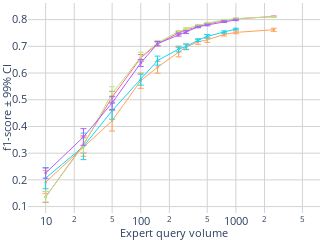

The notebook cell this image was saved under:
### Code cell
import plotly.graph_objects as go
from plotly.subplots import make_subplots
import numpy as np

import plotly.graph_objects as go
import plotly.express as px

dataset = 'FASHION'

approaches = {
    #'EEneuralcbpside_v5': {'color': [255, 255, 0], 'label': 'EEneuralcbpside_v5'},  # Red
    'IneurAL (official)': {'color': [255, 161, 90], 'label':'IneurAL6'},                    # Yellow
    'IneurAL (tuned)': {'color': [25, 211, 243], 'label':'IneurAL3'},                    # Cyan
    'Neuronal (official)': {'color': [255, 102, 146], 'label':'neuronal6'},                  # Magenta
    'Neuronal (tuned)': {'color': [182, 232, 128], 'label':'neuronal3'} ,                  # Orange
    'Neural-CBP': {'color': [171, 99, 250], 'label': 'EEneuralcbpside_v6'},  # Red
    # 'margin': {'color': [160, 160, 160], 'label':'margin'},
    # 'cesa': {'color': [0, 0, 255], 'label':'cesa'},
}

thresholds = ['f1_10', 'f1_25', 'f1_50', 'f1_100', 'f1_150',
              'f1_250', 'f1_300', 'f1_400', 'f1_500', 'f1_750', 
              'f1_1000', 'f1_2500', 'f1_5000', ] #'f1_7500',


# Create a subplot with 1 row and 2 columns
fig = make_subplots(rows=1, cols=1, ) #subplot_titles=("f1-score", "# of labelled observations")

# Add your traces for the first figure to the first subplot
for approach in approaches.keys():
    # ... [your existing code for calculating mean_values, std_values, and color] ...
    mean_values = [] 
    std_values = []
    r,g,b = approaches[approach]['color']
    
    for threshold in thresholds:
        mean_value = df_mean[(df_mean['Dataset'] == dataset) & (df_mean['Approach'] == approach)][threshold].values[0]
        mean_values.append(mean_value)

        std_value = df_std[(df_std['Dataset'] == dataset) & (df_std['Approach'] == approach)][threshold].values[0]
        # std_values.append(std_value)
        std_values.append( 2.575 * std_value / np.sqrt(n_folds)  )

    fig.add_trace(go.Scatter(
        x=[10, 25, 50, 100, 150, 250, 300, 400, 500, 750, 1000, 2500, 5000, 7500, 9000], 
        y=mean_values,
        error_y=dict(type='data', array=std_values, visible=True, thickness=1, width=3),
        line=dict(dash='solid', width=1, color='rgba({},{},{},1)'.format(r,g,b)),
        marker=dict(size=2.5),
        name=approach), 
        row=1, col=1)

# Add your traces for the second figure to the second subplot
# for approach in approaches.keys():
#     # ... [your existing code for calculating explo_value, upper, and color] ...
#     r,g,b = approaches[approach]['color']
#     explo_value = explo_final['MLP'][dataset][approach]
#     upper = explo_value + explo2_final['MLP'][dataset][approach]
#     xcoords = np.arange(0,horizon,1).tolist()

#     fig.add_trace(go.Scatter(
#         x=xcoords+xcoords[::-1], 
#         y=upper.tolist()+explo_value.tolist()[::-1],  
#         fill='toself',
#         fillcolor='rgba({},{},{},0.2)'.format(r,g,b),
#         line=dict(color='rgba({},{},{},1)'.format(r,g,b), width=0),
#         hoverinfo="skip"),
#         row=1, col=2)
    
#     fig.add_trace(go.Scatter(
#         x=xcoords, 
#         y=explo_value,
#         line=dict(dash='solid', width=2, color='rgba({},{},{},1)'.format(r,g,b)),
#         name=approach), 
#         row=1, col=2)

# Update layout and axes for the combined figure
siz = 12.5
fig.update_layout(
    width=220,  # Adjusted for two subplots
    height=180,
    plot_bgcolor='white',
    paper_bgcolor='white',
    margin=dict(l=0, r=0, t=3, b=0),
    showlegend=False
)

# Update xaxis and yaxis properties for each subplot
fig.update_xaxes(title_text="Expert query volume", row=1, col=1, gridcolor='lightgrey', tickmode='array', type="log", title_standoff=5, title_font=dict(size=siz-2), tickfont=dict(size=siz-2))
fig.update_yaxes(title_text="f1-score ± 99% CI", row=1, col=1,  gridcolor='lightgrey', title_standoff=5, 
                 title_font=dict(size=siz-2), tickfont=dict(size=siz-2), tickvals=[0, 0.1, 0.2, 0.3, 0.4, 0.5, 0.6, 0.7, 0.8, 0.9, 1])

# fig.update_xaxes(title_text="Round", row=1, col=2, gridcolor='lightgrey', tickmode='array', title_standoff=5, title_font=dict(size=siz-2), tickfont=dict(size=siz-2))
# fig.update_yaxes(title_text="# of labels ± 99% CI", row=1, col=2,range=[0,4.5], gridcolor='lightgrey',type="log", title_standoff=0, title_font=dict(size=siz-2), tickfont=dict(size=siz-2))

fig.show()
#range=[0,1.05],

# Save the combined figure as a PDF
# fig.write_image("./figures/combined_{}_{}_{}.pdf".format(case, model, dataset))
# fig.write_image("./figures/tst.pdf".format(case, model, dataset))
# fig.write_image("./figures/f1_{}_{}_{}.pdf".format(case, model, dataset))

### Figure 1 — Plotly figure (JSON) as saved in the notebook; plotly's stock layout.template omitted (floating-point values rounded to 4 significant figures)
{"data": [{"error_y": {"array": [0.04302, 0.03562, 0.03846, 0.02865, 0.02221, 0.01773, 0.01006, 0.009259, 0.009702, 0.005797, 0.005262, 0.005813, null], "thickness": 1, "type": "data", "visible": true, "width": 3}, "line": {"color": "rgba(255,161,90,1)", "dash": "solid", "width": 1}, "marker": {"size": 2.5}, "name": "IneurAL (official)", "type": "scatter", "x": [10, 25, 50, 100, 150, 250, 300, 400, 500, 750, 1000, 2500, 5000, 7500, 9000], "xaxis": "x", "y": [0.1914, 0.3241, 0.4212, 0.5714, 0.6217, 0.678, 0.6973, 0.717, 0.7245, 0.7445, 0.7522, 0.762, null], "yaxis": "y"}, {"error_y": {"array": [0.03957, 0.04951, 0.03176, 0.02049, 0.01696, 0.01047, 0.01019, 0.005066, 0.006835, 0.004157, 0.00313, null, null], "thickness": 1, "type": "data", "visible": true, "width": 3}, "line": {"color": "rgba(25,211,243,1)", "dash": "solid", "width": 1}, "marker": {"size": 2.5}, "name": "IneurAL (tuned)", "type": "scatter", "x": [10, 25, 50, 100, 150, 250, 300, 400, 500, 750, 1000, 2500, 5000, 7500, 9000], "xaxis": "x", "y": [0.2064, 0.3254, 0.459, 0.5753, 0.6465, 0.69, 0.6991, 0.723, 0.7373, 0.7537, 0.7648, null, null], "yaxis": "y"}, {"error_y": {"array": [0.02044, 0.0321, 0.02218, 0.01238, 0.007129, 0.004303, 0.003532, 0.002901, 0.003424, 0.002995, 0.002635, 0.001865, null], "thickness": 1, "type": "data", "visible": true, "width": 3}, "line": {"color": "rgba(255,102,146,1)", "dash": "solid", "width": 1}, "marker": {"size": 2.5}, "name": "Neuronal (official)", "type": "scatter", "x": [10, 25, 50, 100, 150, 250, 300, 400, 500, 750, 1000, 2500, 5000, 7500, 9000], "xaxis": "x", "y": [0.1357, 0.3328, 0.5094, 0.6567, 0.709, 0.7506, 0.761, 0.7741, 0.7836, 0.7967, 0.8027, 0.8117, null], "yaxis": "y"}, {"error_y": {"array": [0.01964, 0.02729, 0.0249, 0.0181, 0.00894, 0.003244, 0.003595, 0.003458, 0.002472, 0.001931, 0.00226, 0.001314, null], "thickness": 1, "type": "data", "visible": true, "width": 3}, "line": {"color": "rgba(182,232,128,1)", "dash": "solid", "width": 1}, "marker": {"size": 2.5}, "name": "Neuronal (tuned)", "type": "scatter", "x": [10, 25, 50, 100, 150, 250, 300, 400, 500, 750, 1000, 2500, 5000, 7500, 9000], "xaxis": "x", "y": [0.1367, 0.3291, 0.5238, 0.6597, 0.7132, 0.7559, 0.766, 0.7785, 0.7869, 0.7987, 0.8036, 0.8111, null], "yaxis": "y"}, {"error_y": {"array": [0.01918, 0.03119, 0.02459, 0.01332, 0.008068, 0.005933, 0.005216, 0.003021, 0.003241, 0.003183, 0.002522, null, null], "thickness": 1, "type": "data", "visible": true, "width": 3}, "line": {"color": "rgba(171,99,250,1)", "dash": "solid", "width": 1}, "marker": {"size": 2.5}, "name": "Neural-CBP", "type": "scatter", "x": [10, 25, 50, 100, 150, 250, 300, 400, 500, 750, 1000, 2500, 5000, 7500, 9000], "xaxis": "x", "y": [0.2254, 0.3606, 0.4883, 0.6376, 0.71, 0.7441, 0.7534, 0.7726, 0.7801, 0.7924, 0.7989, null, null], "yaxis": "y"}], "layout": {"height": 180, "margin": {"b": 0, "l": 0, "r": 0, "t": 3}, "paper_bgcolor": "white", "plot_bgcolor": "white", "showlegend": false, "width": 220, "xaxis": {"anchor": "y", "domain": [0, 1], "gridcolor": "lightgrey", "tickfont": {"size": 10.5}, "tickmode": "array", "title": {"font": {"size": 10.5}, "standoff": 5, "text": "Expert query volume"}, "type": "log"}, "yaxis": {"anchor": "x", "domain": [0, 1], "gridcolor": "lightgrey", "tickfont": {"size": 10.5}, "tickvals": [0, 0.1, 0.2, 0.3, 0.4, 0.5, 0.6, 0.7, 0.8, 0.9, 1], "title": {"font": {"size": 10.5}, "standoff": 5, "text": "f1-score ± 99% CI"}}}}
